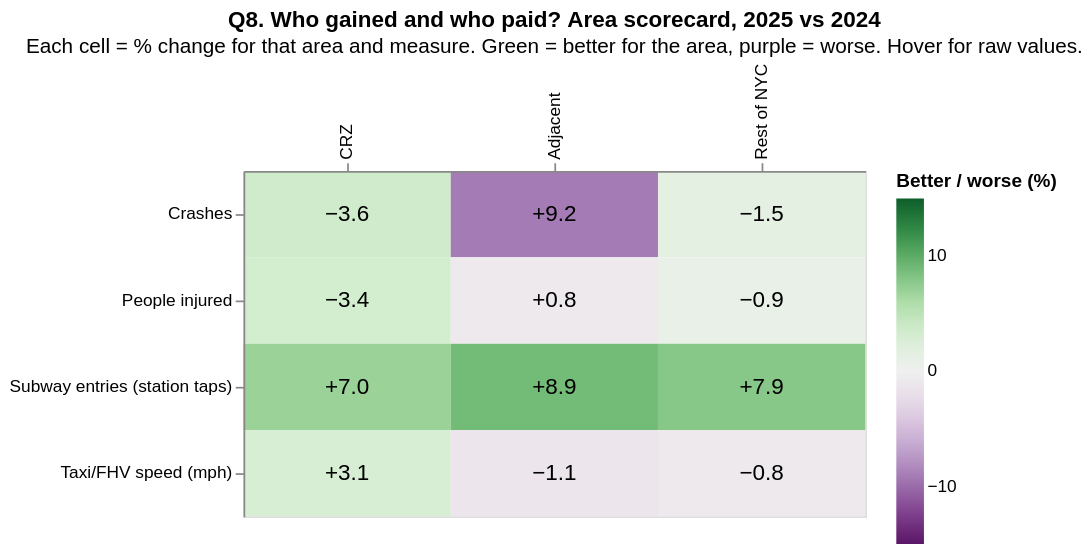

Specify this chart in Vega-Lite:
### Vega-Lite specification from a JSON file in a GitHub repository (floating-point values rounded to 4 significant figures)
{"$schema": "https://vega.github.io/schema/vega-lite/v5.json", "title": {"text": "Q8. Who gained and who paid? Area scorecard, 2025 vs 2024", "subtitle": "Each cell = % change for that area and measure. Green = better for the area, purple = worse. Hover for raw values."}, "data": {"values": [{"area": "CRZ", "metric": "Taxi/FHV speed (mph)", "window": "months 1-8", "value_2024": 8.74, "value_2025": 9.01, "pct_change": 3.1}, {"area": "Adjacent", "metric": "Taxi/FHV speed (mph)", "window": "months 1-8", "value_2024": 12.6, "value_2025": 12.46, "pct_change": -1.1}, {"area": "Rest of NYC", "metric": "Taxi/FHV speed (mph)", "window": "months 1-8", "value_2024": 16.66, "value_2025": 16.52, "pct_change": -0.8}, {"area": "CRZ", "metric": "Crashes", "window": "Jan-Sep", "value_2024": 4833.0, "value_2025": 4657.0, "pct_change": -3.6}, {"area": "CRZ", "metric": "People injured", "window": "Jan-Sep", "value_2024": 2338.0, "value_2025": 2258.0, "pct_change": -3.4}, {"area": "Adjacent", "metric": "Crashes", "window": "Jan-Sep", "value_2024": 2219.0, "value_2025": 2424.0, "pct_change": 9.2}, {"area": "Adjacent", "metric": "People injured", "window": "Jan-Sep", "value_2024": 1117.0, "value_2025": 1126.0, "pct_change": 0.8}, {"area": "Rest of NYC", "metric": "Crashes", "window": "Jan-Sep", "value_2024": 55220.0, "value_2025": 54420.0, "pct_change": -1.5}, {"area": "Rest of NYC", "metric": "People injured", "window": "Jan-Sep", "value_2024": 32950.0, "value_2025": 32640.0, "pct_change": -0.9}, {"area": "CRZ", "metric": "Subway entries (station taps)", "window": "Jan-Dec", "value_2024": 501200000.0, "value_2025": 536200000.0, "pct_change": 7.0}, {"area": "Adjacent", "metric": "Subway entries (station taps)", "window": "Jan-Dec", "value_2024": 71810000.0, "value_2025": 78170000.0, "pct_change": 8.9}, {"area": "Rest of NYC", "metric": "Subway entries (station taps)", "window": "Jan-Dec", "value_2024": 638500000.0, "value_2025": 689300000.0, "pct_change": 7.9}]}, "transform": [{"calculate": "indexof(['Crashes','People injured'], datum.metric) >= 0 ? -datum.pct_change : datum.pct_change", "as": "benefit"}], "width": 360, "height": 200, "layer": [{"mark": "rect", "encoding": {"x": {"field": "area", "type": "nominal", "sort": ["CRZ", "Adjacent", "Rest of NYC"], "title": null, "axis": {"orient": "top"}}, "y": {"field": "metric", "type": "nominal", "title": null}, "color": {"field": "benefit", "type": "quantitative", "title": "Better / worse (%)", "scale": {"scheme": "purplegreen", "domainMid": 0, "domain": [-15, 15], "clamp": true}}, "tooltip": [{"field": "area"}, {"field": "metric"}, {"field": "window"}, {"field": "value_2024", "format": ",.2f"}, {"field": "value_2025", "format": ",.2f"}, {"field": "pct_change", "title": "% change"}]}}, {"mark": {"type": "text", "fontSize": 13}, "encoding": {"x": {"field": "area", "type": "nominal", "sort": ["CRZ", "Adjacent", "Rest of NYC"]}, "y": {"field": "metric", "type": "nominal"}, "text": {"field": "pct_change", "type": "quantitative", "format": "+.1f"}}}]}
